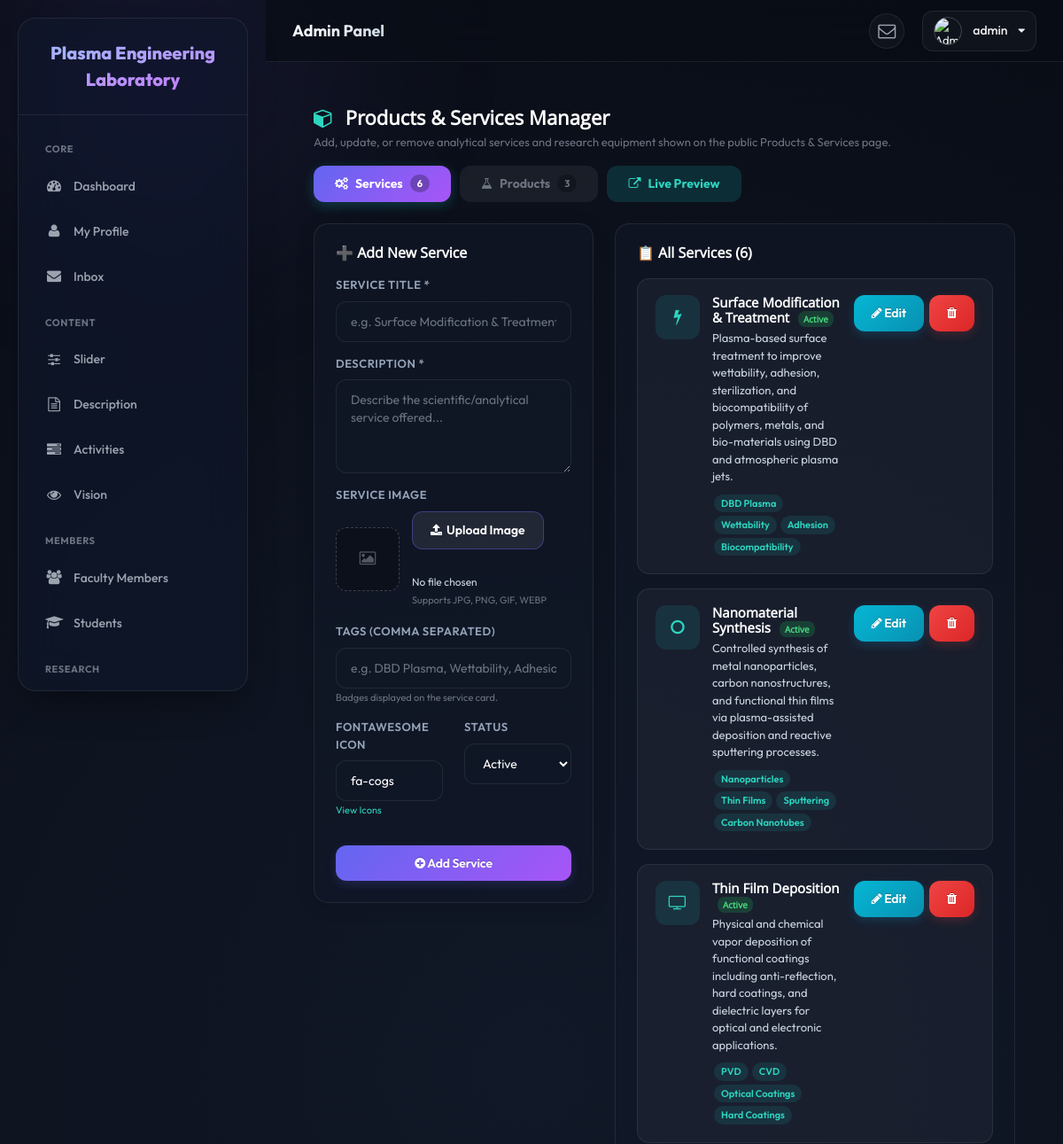
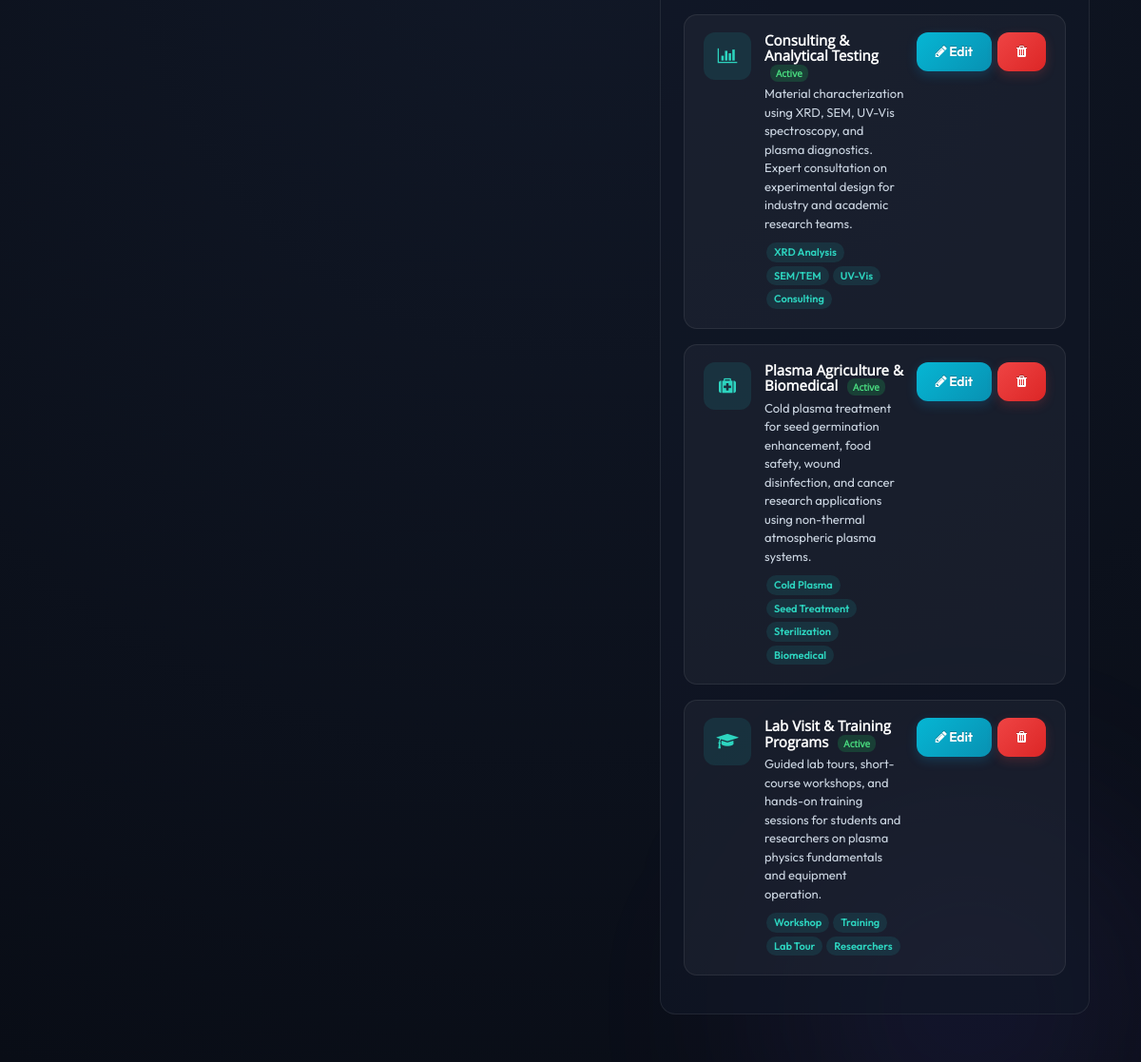
Screenshot of /dashboard/page_products_services.php (signed in) with the database file from the repository (2 pictures, top to bottom).
### tables this page shows
CREATE TABLE IF NOT EXISTS `services` (
  `id`          int(11)       NOT NULL AUTO_INCREMENT,
  `title`       varchar(255)  NOT NULL,
  `description` text          NOT NULL,
  `tags`        varchar(255)  NOT NULL DEFAULT '',
  `icon`        varchar(100)  NOT NULL DEFAULT 'fa-cogs',
  `status`      enum('active','inactive') NOT NULL DEFAULT 'active',
  `created_at`  timestamp     DEFAULT CURRENT_TIMESTAMP,
  PRIMARY KEY (`id`)
);

### dashboard/page_products_services.php (the view, shortened to what this page needs)
<?php
include('head.php');
include('navigation.php');
$active_tab = isset($_GET['tab']) && $_GET['tab'] === 'products' ? 'products' : 'services';
$s_title = '';
$s_tags = '';
$s_icon = 'fa-cogs';
$s_image = '';
$s_status = 'active';
$s_edit_state = false;
$services_list = mysqli_query($db, "SELECT * FROM services ORDER BY id ASC");
$products_list = mysqli_query($db, "SELECT * FROM products ORDER BY id ASC");
$services_count = $services_list ? mysqli_num_rows($services_list) : 0;
$products_count = $products_list ? mysqli_num_rows($products_list) : 0;
?>
<div class="container-fluid" style="padding: 20px 24px;">
    <div style="display: flex; flex-wrap: wrap; justify-content: space-between; align-items: center; gap: 16px; margin-bottom: 24px;">
        <div>
            <h2 style="font-size: 22px; font-weight: 800; color: #fff; margin: 0 0 6px;">
                <i class="fa fa-cube" style="color: #2dd4bf; margin-right: 8px;"></i> Products & Services Manager
            </h2>
            <p style="color: var(--text-muted, #94a3b8); font-size: 13px; margin: 0;">
                Add, update, or remove analytical services and research equipment shown on the public Products & Services page.
            </p>
        </div>
        <div style="display: flex; gap: 10px;">
            <a href="page_products_services.php?id=page_products_services&tab=services" class="tab-nav-btn <?php echo $active_tab === 'services' ? 'active' : ''; ?>">
                <i class="fa fa-cogs"></i> Services <span class="tab-badge"><?php echo $services_count; ?></span>
            </a>
            <a href="page_products_services.php?id=page_products_services&tab=products" class="tab-nav-btn <?php echo $active_tab === 'products' ? 'active' : ''; ?>">
                <i class="fa fa-flask"></i> Products <span class="tab-badge"><?php echo $products_count; ?></span>
            </a>
            <a href="../products_services.php" target="_blank" class="tab-nav-btn" style="background: rgba(28,167,168,0.2); color: #2dd4bf;">
                <i class="fa fa-external-link"></i> Live Preview
            </a>
        </div>
    </div>
    <?php if ($active_tab === 'services'): ?>
    <div class="row">
        <div class="col-md-5">
            <div class="card" style="background: var(--card-bg, #1e293b); border: 1px solid rgba(255,255,255,0.08); border-radius: 16px; padding: 24px; box-shadow: 0 4px 20px rgba(0,0,0,0.15);">
                <h4 style="color: #fff; font-size: 16px; font-weight: 700; margin-top: 0; margin-bottom: 18px; display: flex; align-items: center; justify-content: space-between;">
                    <span><?php echo $s_edit_state ? '✏️ Edit Service' : '➕ Add New Service'; ?></span>
                </h4>
                <form method="POST" action="page_products_services.php?id=page_products_services&tab=services" enctype="multipart/form-data">
                    <div class="form-group">
                        <label style="color: #cbd5e1; font-size: 13px;">Service Title *</label>
                        <input type="text" name="title" class="form-control" placeholder="e.g. Surface Modification & Treatment" value="<?php echo htmlspecialchars($s_title); ?>" required style="background: rgba(0,0,0,0.2); border-color: rgba(255,255,255,0.12); color: #fff;">
                    </div>
                    <div class="form-group">
                        <label style="color: #cbd5e1; font-size: 13px;">Description *</label>
                        <textarea name="description" rows="4" class="form-control" placeholder="Describe the scientific/analytical service offered..." required style="background: rgba(0,0,0,0.2); border-color: rgba(255,255,255,0.12); color: #fff;"><?php echo htmlspecialchars($s_description); ?></textarea>
                    </div>
                    <div class="form-group" style="margin-bottom: 18px;">
                        <label style="color: #cbd5e1; font-size: 13px; font-weight: 600; display: block; margin-bottom: 8px;">Service Image</label>
                        <div style="display: flex; align-items: center; gap: 14px; flex-wrap: wrap;">
                            <div style="position: relative; width: 72px; height: 72px; border-radius: 12px; overflow: hidden; border: 1px dashed rgba(255,255,255,0.2); background: rgba(0,0,0,0.25); flex-shrink: 0;">
                                <div id="service_placeholder" style="position: absolute; inset: 0; display: flex; flex-direction: column; align-items: center; justify-content: center; color: rgba(255,255,255,0.3); <?php echo !empty($s_image) ? 'display: none;' : ''; ?>">
                                    <i class="fa fa-image fa-lg"></i>
                                </div>
                            </div>
                            <div style="flex: 1; min-width: 0;">
                                <div class="photo_post" style="margin-bottom: 6px;">
                                    <label for="service_image_file"><i class="fa fa-upload" style="margin-right: 5px;"></i>Upload Image</label>
                                </div>
                                <span id="service_fileNameDisplay" style="display: block; color: #cbd5e1; font-size: 12px; overflow: hidden; text-overflow: ellipsis; white-space: nowrap;">
                                    <?php echo !empty($s_image) ? ('Current: ' . htmlspecialchars(basename($s_image))) : 'No file chosen'; ?>
                                </span>
                                <span style="display: block; color: var(--text-muted, #94a3b8); font-size: 11px; margin-top: 3px;">Supports JPG, PNG, GIF, WEBP</span>
                            </div>
                        </div>
                    </div>
                    <div class="form-group">
                        <label style="color: #cbd5e1; font-size: 13px;">Tags (comma separated)</label>
                        <input type="text" name="tags" class="form-control" placeholder="e.g. DBD Plasma, Wettability, Adhesion" value="<?php echo htmlspecialchars($s_tags); ?>" style="background: rgba(0,0,0,0.2); border-color: rgba(255,255,255,0.12); color: #fff;">
                        <small style="color: var(--text-muted, #94a3b8);">Badges displayed on the service card.</small>
                    </div>
                    <div class="row">
                        <div class="col-sm-6">
                            <div class="form-group">
                                <label style="color: #cbd5e1; font-size: 13px;">FontAwesome Icon</label>
                                <input type="text" name="icon" class="form-control" placeholder="e.g. fa-bolt, fa-medkit" value="<?php echo htmlspecialchars($s_icon); ?>" style="background: rgba(0,0,0,0.2); border-color: rgba(255,255,255,0.12); color: #fff;">
                                <small style="color: var(--text-muted, #94a3b8);"><a href="https://fontawesome.com/v4/icons/" target="_blank" style="color: #2dd4bf;">View Icons</a></small>
                            </div>
                        </div>
                        <div class="col-sm-6">
                            <div class="form-group">
                                <label style="color: #cbd5e1; font-size: 13px;">Status</label>
                                <select name="status" class="form-control" style="background: #1e293b; border-color: rgba(255,255,255,0.12); color: #fff;">
                                    <option value="active" <?php echo ($s_status === 'active') ? 'selected' : ''; ?>>Active</option>
                                </select>
                            </div>
                        </div>
                    </div>
                    <div style="margin-top: 15px;">
                        <?php if ($s_edit_state): ?>
                            <button type="submit" name="update_service" class="btn btn-warning btn-block" style="font-weight: 700; border-radius: 10px; padding: 10px;">
                                <i class="fa fa-save"></i> Update Service
                            </button>
                        <?php else: ?>
                            <button type="submit" name="save_service" class="btn btn-primary btn-block" style="font-weight: 700; border-radius: 10px; padding: 10px; background: linear-gradient(135deg, #1ca7a8, #0e7490); border: none;">
                                <i class="fa fa-plus-circle"></i> Add Service
                            </button>
                        <?php endif; ?>
                    </div>
                </form>
            </div>
        </div>
        <div class="col-md-7">
            <div class="card" style="background: var(--card-bg, #1e293b); border: 1px solid rgba(255,255,255,0.08); border-radius: 16px; padding: 24px;">
                <h4 style="color: #fff; font-size: 16px; font-weight: 700; margin-top: 0; margin-bottom: 20px;">
                    📋 All Services (<?php echo $services_count; ?>)
                </h4>
                <?php if ($services_count === 0): ?>
                    <div style="text-align: center; padding: 40px 20px; color: var(--text-muted, #94a3b8);">
                        <i class="fa fa-cogs fa-3x" style="opacity: 0.3; margin-bottom: 12px;"></i>
                        <p>No services registered yet. Add your first service using the form on the left.</p>
                    </div>
                <?php else: ?>
                    <?php while ($s = mysqli_fetch_array($services_list)): ?>
                    <div class="card-item-box">
                        <div style="display: flex; justify-content: space-between; align-items: flex-start; gap: 12px;">
                            <div style="display: flex; gap: 14px;">
                                <div style="width: 50px; height: 50px; border-radius: 12px; background: rgba(28,167,168,0.15); color: #2dd4bf; display: flex; align-items: center; justify-content: center; font-size: 18px; flex-shrink: 0; overflow:hidden;">
                                    <?php if (!empty($s['image']) && (preg_match('~^https?://~i', $s['image']) || file_exists('../' . $s['image']))): ?>
                                        <img src="<?php echo htmlspecialchars(get_image_url($s['image'], '../')); ?>" alt="img" style="width:100%; height:100%; object-fit:cover;">
                                    <?php else: ?>
                                        <i class="fa <?php echo htmlspecialchars($s['icon'] ?: 'fa-cogs'); ?>"></i>
                                    <?php endif; ?>
                                </div>
                                <div>
                                    <h5 style="color: #fff; font-weight: 700; font-size: 15px; margin: 0 0 6px;">
                                        <?php echo htmlspecialchars($s['title']); ?>
                                        <?php if ($s['status'] === 'inactive'): ?>
                                            <span style="font-size: 10px; background: rgba(239,68,68,0.2); color: #f87171; padding: 2px 6px; border-radius: 8px; margin-left: 6px;">Inactive</span>
                                        <?php else: ?>
                                            <span style="font-size: 10px; background: rgba(34,197,94,0.2); color: #4ade80; padding: 2px 6px; border-radius: 8px; margin-left: 6px;">Active</span>
                                        <?php endif; ?>
                                    </h5>
                                    <p style="color: #cbd5e1; font-size: 13px; line-height: 1.5; margin: 0 0 8px;">
                                        <?php echo nl2br(htmlspecialchars($s['description'])); ?>
                                    </p>
                                    <div>
                                        <?php
                                        if (!empty($s['tags'])) {
                                            $tag_arr = explode(',', $s['tags']);
                                            foreach ($tag_arr as $t) {
                                                echo '<span class="tag-pill">' . htmlspecialchars(trim($t)) . '</span>';
                                            }
                                        }
                                        ?>
                                    </div>
                                </div>
                            </div>
                            <div style="display: flex; gap: 6px; flex-shrink: 0;">
                                <a href="page_products_services.php?id=page_products_services&tab=services&edit_service=<?php echo $s['id']; ?>" class="btn btn-xs btn-info" style="border-radius: 6px;">
                                    <i class="fa fa-pencil"></i> Edit
                                </a>
                                <a href="page_products_services.php?id=page_products_services&tab=services&del_service=<?php echo $s['id']; ?>" onclick="return confirm('Are you sure you want to delete this service?');" class="btn btn-xs btn-danger" style="border-radius: 6px;">
                                    <i class="fa fa-trash"></i>
                                </a>
                            </div>
                        </div>
                    </div>
                    <?php endwhile; ?>
                <?php endif; ?>
            </div>
        </div>
    </div>
    <?php endif; ?>
</div>
<?php include('bottom.php'); ?>

### rows the page displays
services: title "Surface Modification & Treatment", status "Active", description "Plasma-based surface treatment to improve wettability, adhesion, sterilization, and biocompatibility of polymers, metals, and bio-materials using DBD and atmospheric plasma jets.", tags "DBD Plasma", tags "Wettability", tags "Adhesion", tags "Biocompatibility"
services: title "Nanomaterial Synthesis", status "Active", description "Controlled synthesis of metal nanoparticles, carbon nanostructures, and functional thin films via plasma-assisted deposition and reactive sputtering processes.", tags "Nanoparticles", tags "Thin Films", tags "Sputtering", tags "Carbon Nanotubes"
services: title "Thin Film Deposition", status "Active", description "Physical and chemical vapor deposition of functional coatings including anti-reflection, hard coatings, and dielectric layers for optical and electronic applications.", tags "PVD", tags "CVD", tags "Optical Coatings", tags "Hard Coatings"
services: title "Consulting & Analytical Testing", status "Active", description "Material characterization using XRD, SEM, UV-Vis spectroscopy, and plasma diagnostics. Expert consultation on experimental design for industry and academic research teams.", tags "XRD Analysis", tags "SEM/TEM", tags "UV-Vis", tags "Consulting"
services: title "Plasma Agriculture & Biomedical", status "Active", description "Cold plasma treatment for seed germination enhancement, food safety, wound disinfection, and cancer research applications using non-thermal atmospheric plasma systems.", tags "Cold Plasma", tags "Seed Treatment", tags "Sterilization", tags "Biomedical"
services: title "Lab Visit & Training Programs", status "Active", description "Guided lab tours, short-course workshops, and hands-on training sessions for students and researchers on plasma physics fundamentals and equipment operation.", tags "Workshop", tags "Training", tags "Lab Tour", tags "Researchers"

### other values shown
$_SESSION["sess_username"] "admin"
$services_count "6"
$products_count "3"
